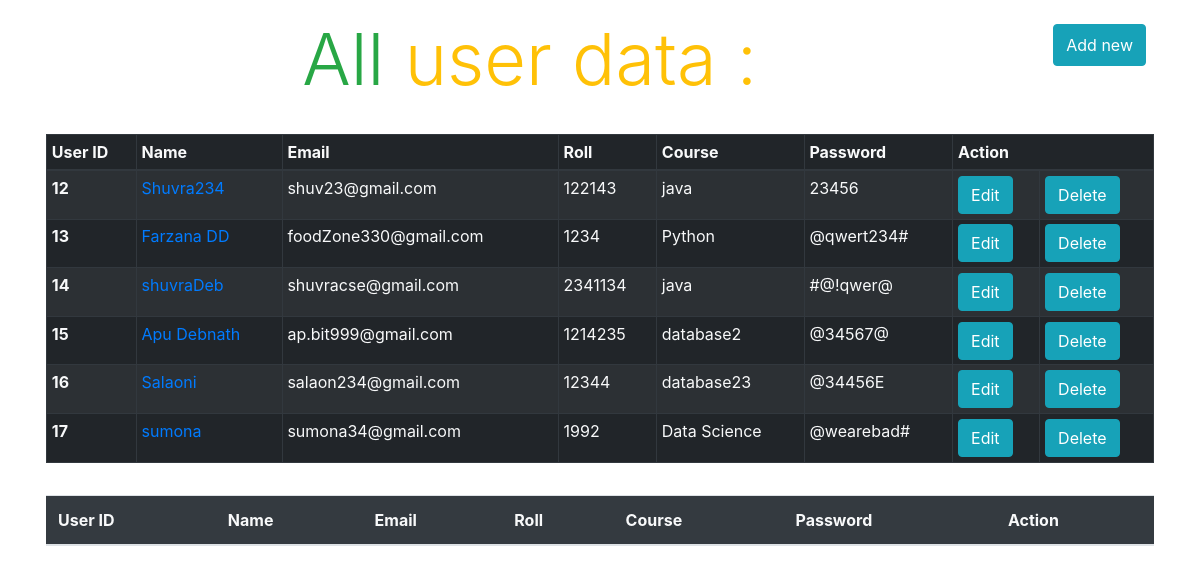
The page /detailView/pupilslist/ on the database its author committed.
### detailView/models.py (models this page shows, shortened)
class Pupils(models.Model):
    p_name = models.CharField(max_length=80)
    p_email = models.EmailField()
    p_roll = models.IntegerField()
    p_course = models.CharField(max_length=60)
    p_password = models.CharField(max_length=20)

### detailView/views.py (the view)
# urls.py: path('pupilslist/', views.ListPupils.as_view(), name='pupilsList'),
class ListPupils(ListView):
    model = Pupils
    template_name = 'detailView/pupils.html'
    context_object_name = 'students'

### templates/detailView/pupils.html (shortened to what this page needs)
{% extends 'base.html' %}
{% block body %}
<div class="container">
    <div class="row">
        <h2 class="display-3 mx-auto text-success m-3" >All <span class="text-warning">user data :</span></h2>
        <a href="{% url 'createView' %}"><input type="button" value="Add new" class="pt-2 pb-2 btn btn-info m-4"></a>
        <table class="table p-3 m-3 table-dark text-light table-bordered table-striped table-hover table-sm">
            <thead>
              <tr>
                <th scope="col">User ID</th>
                <th scope="col">Name</th>
                <th scope="col">Email</th>
                <th scope="col">Roll</th>
                <th scope="col">Course</th>
                <th scope="col">Password</th>
                <th scope="col" colspan="2">Action</th>
              </tr>
            </thead>
            <tbody>
                {% for user in students %}
              <tr>
                <th scope="row">{{user.id}}</th>
                <td><a href="{% url 'per_pupil' user.id %}">{{user.p_name}}</a></td>
                <td>{{user.p_email}}</td>
                <td>{{user.p_roll}}</td>
                <td>{{user.p_course}}</td>
                <td>{{user.p_password}}</td>
                <td><a href="{% url 'DataUpdateView' user.id %}"><input type="button" value="Edit" class="btn btn-info"></a></td>
                <td><a href="{% url 'DataDeleteView' user.id %}"><input type="button" value="Delete" class="btn btn-info"></a></td>
              </tr>
              {% endfor %}
            </tbody>
          </table>
        <table class="table p-3 m-3 bg-dark text-light">
            <thead>
              <tr>
                <th scope="col">User ID</th>
                <th scope="col">Name</th>
                <th scope="col">Email</th>
                <th scope="col">Roll</th>
                <th scope="col">Course</th>
                <th scope="col">Password</th>
                <th scope="col">Action</th>
              </tr>
            </thead>
          </table>
    </div>
</div>
{% endblock %}

### rows shown on the page
Pupils: id "12", p_name "Shuvra234", p_email "shuv23@gmail.com", p_roll "122143", p_course "java", p_password "23456"
Pupils: id "13", p_name "Farzana DD", p_email "foodZone330@gmail.com", p_roll "1234", p_course "Python", p_password "@qwert234#"
Pupils: id "14", p_name "shuvraDeb", p_email "shuvracse@gmail.com", p_roll "2341134", p_course "java", p_password "#@!qwer@"
Pupils: id "15", p_name "Apu Debnath", p_email "ap.bit999@gmail.com", p_roll "1214235", p_course "database2", p_password "@34567@"
Pupils: id "16", p_name "Salaoni", p_email "salaon234@gmail.com", p_roll "12344", p_course "database23", p_password "@34456E"
Pupils: id "17", p_name "sumona", p_email "sumona34@gmail.com", p_roll "1992", p_course "Data Science", p_password "@wearebad#"
